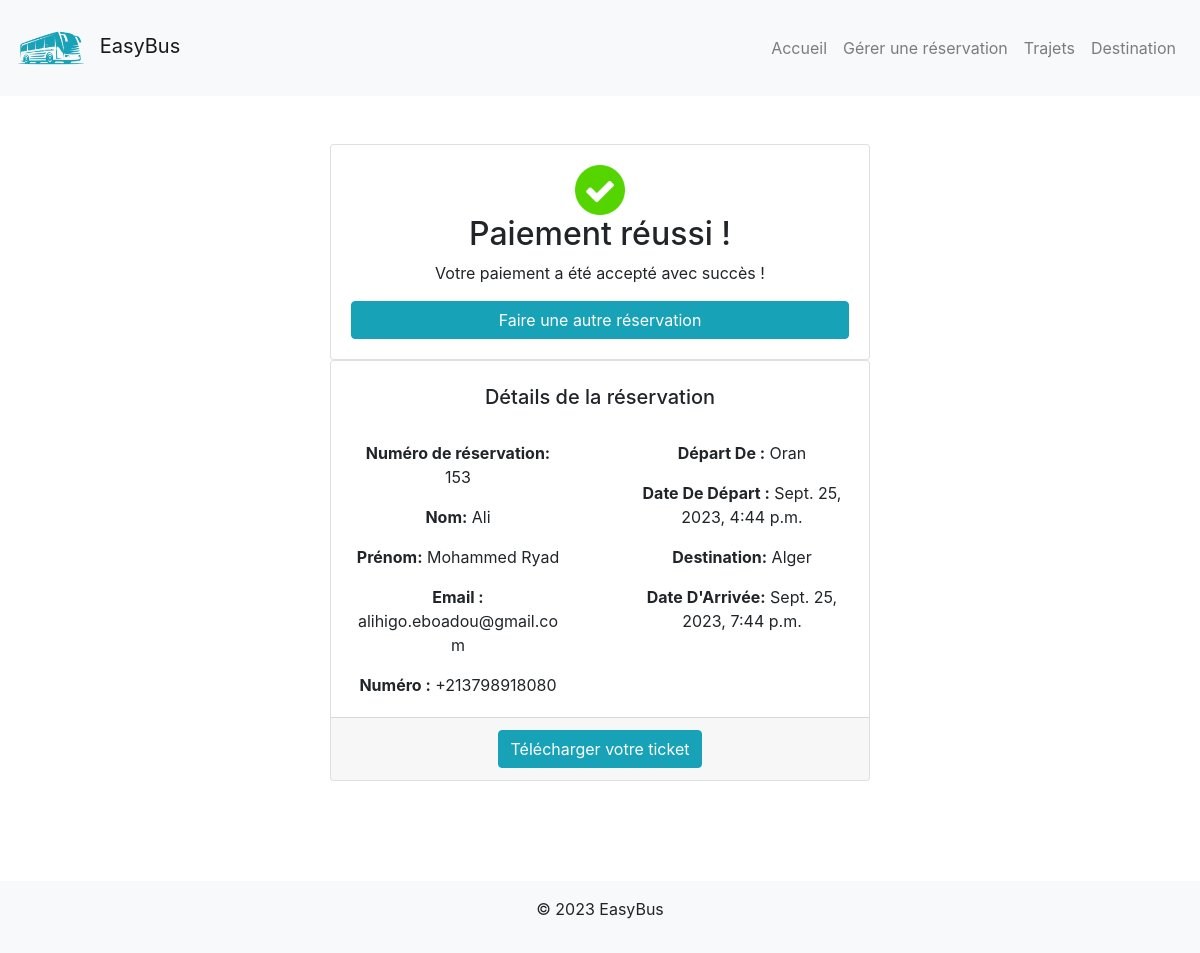
/success/, run on the app's committed database.
### Trajets/models.py (models this page shows, shortened)
class Reservation(models.Model):
    passager = models.ForeignKey(Passager, on_delete=models.CASCADE,null=True)
    trajet = models.ForeignKey(Trajet, on_delete=models.CASCADE)
    date_reservation = models.DateTimeField(auto_now_add=True)
    nombre_passagers = models.PositiveIntegerField(default=1)
    METHODES_PAIEMENT = [
        ('carte_credit', 'Carte de crédit'),
        ('paypal', 'PayPal'),
        ('virement', 'Virement bancaire'),
    ]
    methodePaiement = models.CharField(max_length=20, choices=METHODES_PAIEMENT,default='carte_credit')
    ticket = models.FileField(upload_to='tickets/', null=True, blank=True)
    def get_ticket_url(self):
        if self.ticket:
            return reverse('details_reservation', kwargs={'reservation_id': self.id})
        return None
    def __str__(self):
        return f"Réservation {self.id} ({self.trajet})"

class Passager(models.Model):
    id = models.AutoField(primary_key=True)
    nom = models.CharField(max_length=100)
    prenom = models.CharField(max_length=100)
    adresse_mail = models.EmailField(default='adresse_par_defaut@example.com')
    numero_telephone = models.CharField(max_length=20, default='0780342309')

class Trajet(models.Model):
    id = models.AutoField(primary_key=True)
    lieu_depart = models.CharField(max_length=100, choices=VILLES_CHOICES)
    lieu_arrivee = models.CharField(max_length=100, choices=VILLES_CHOICES)
    date_depart = models.DateTimeField()
    date_arrivee = models.DateTimeField()
    prix = models.DecimalField(max_digits=10, decimal_places=2,default=10)
    def __str__(self):
        return f"Trajet de {self.lieu_depart} à {self.lieu_arrivee}"

### Trajets/views.py (the view)
# urls.py: path('success/', Success, name='Success'),
def Success(request):
    try:
        latest_reservation = Reservation.objects.latest('id')
    except Reservation.DoesNotExist:
        latest_reservation = None
    print(latest_reservation)
    return render(request, 'success.html',{'reservation': latest_reservation})

### Trajets/templates/success.html (shortened to what this page needs)
{% extends "base.html" %}
{% load static %}
{% block content %}
<section class="container mt-5">
    <div class="row justify-content-center">
        <div class="col-md-6 text-center">
            <div class="card">
                <div class="card-body">
                    <img src="{% static 'trajets/images/check.png' %}" alt="Logo de validation" width="50" class="img-fluid mx-auto d-block">
                    <h2 class="text-center">Paiement réussi !</h2>
                    <p> Votre paiement a été accepté avec succès !</p>
                    <a href="{% url 'index' %}" class="btn btn-info d-block mx-auto">Faire une autre réservation</a>
                </div>
            </div>
            <div class="card">
                <div class="row">
                    <div class="col-md-12">
                        <br>
                        <h5 class="card-title text-center">Détails de la réservation</h5>
                    </div>
                </div>
                <div class="row">
                    <div class="col-md-6">
                        <div class="card-body">
                            <p class="card-text"><strong>Numéro de réservation:</strong> {{ reservation.id }}</p>
                            <p class="card-text"><strong>Nom:</strong> {{ reservation.passager.nom }}</p>
                            <p class="card-text"><strong>Prénom:</strong> {{ reservation.passager.prenom }}</p>
                            <p class="card-text"><strong>Email :</strong> {{ reservation.passager.adresse_mail }}</p>
                            <p class="card-text"><strong>Numéro :</strong> {{ reservation.passager.numero_telephone }}</p>
                        </div>
                    </div>
                    <div class="col-md-6">
                        <div class="card-body">
                            <p class="card-text"><strong>Départ De :</strong> {{ reservation.trajet.lieu_depart }}</p>
                            <p class="card-text"><strong>Date De Départ :</strong> {{ reservation.trajet.date_depart }}</p>
                            <p class="card-text"><strong>Destination:</strong> {{ reservation.trajet.lieu_arrivee }}</p>
                            <p class="card-text"><strong>Date D'Arrivée:</strong> {{ reservation.trajet.date_arrivee }}</p>
                        </div>
                    </div>
                    <div class="col-md-12">
                     <div class="card-footer text-center">
                        <a href="{{reservation.get_ticket_url}}" class="btn btn-info">Télécharger votre ticket</a>
                    </div>
                    </div>
                </div>
            </div>
        </div>
    </div>
</section>
{% endblock content %}

### data on the page
Reservation: id "153", passager.nom "Ali", passager.prenom "Mohammed Ryad", passager.adresse_mail "alihigo.eboadou@gmail.com", passager.numero_telephone "+213798918080", trajet.lieu_depart "Oran", trajet.date_depart "Sept. 25, 2023, 4:44 p.m.", trajet.lieu_arrivee "Alger", trajet.date_arrivee "Sept. 25, 2023, 7:44 p.m."
